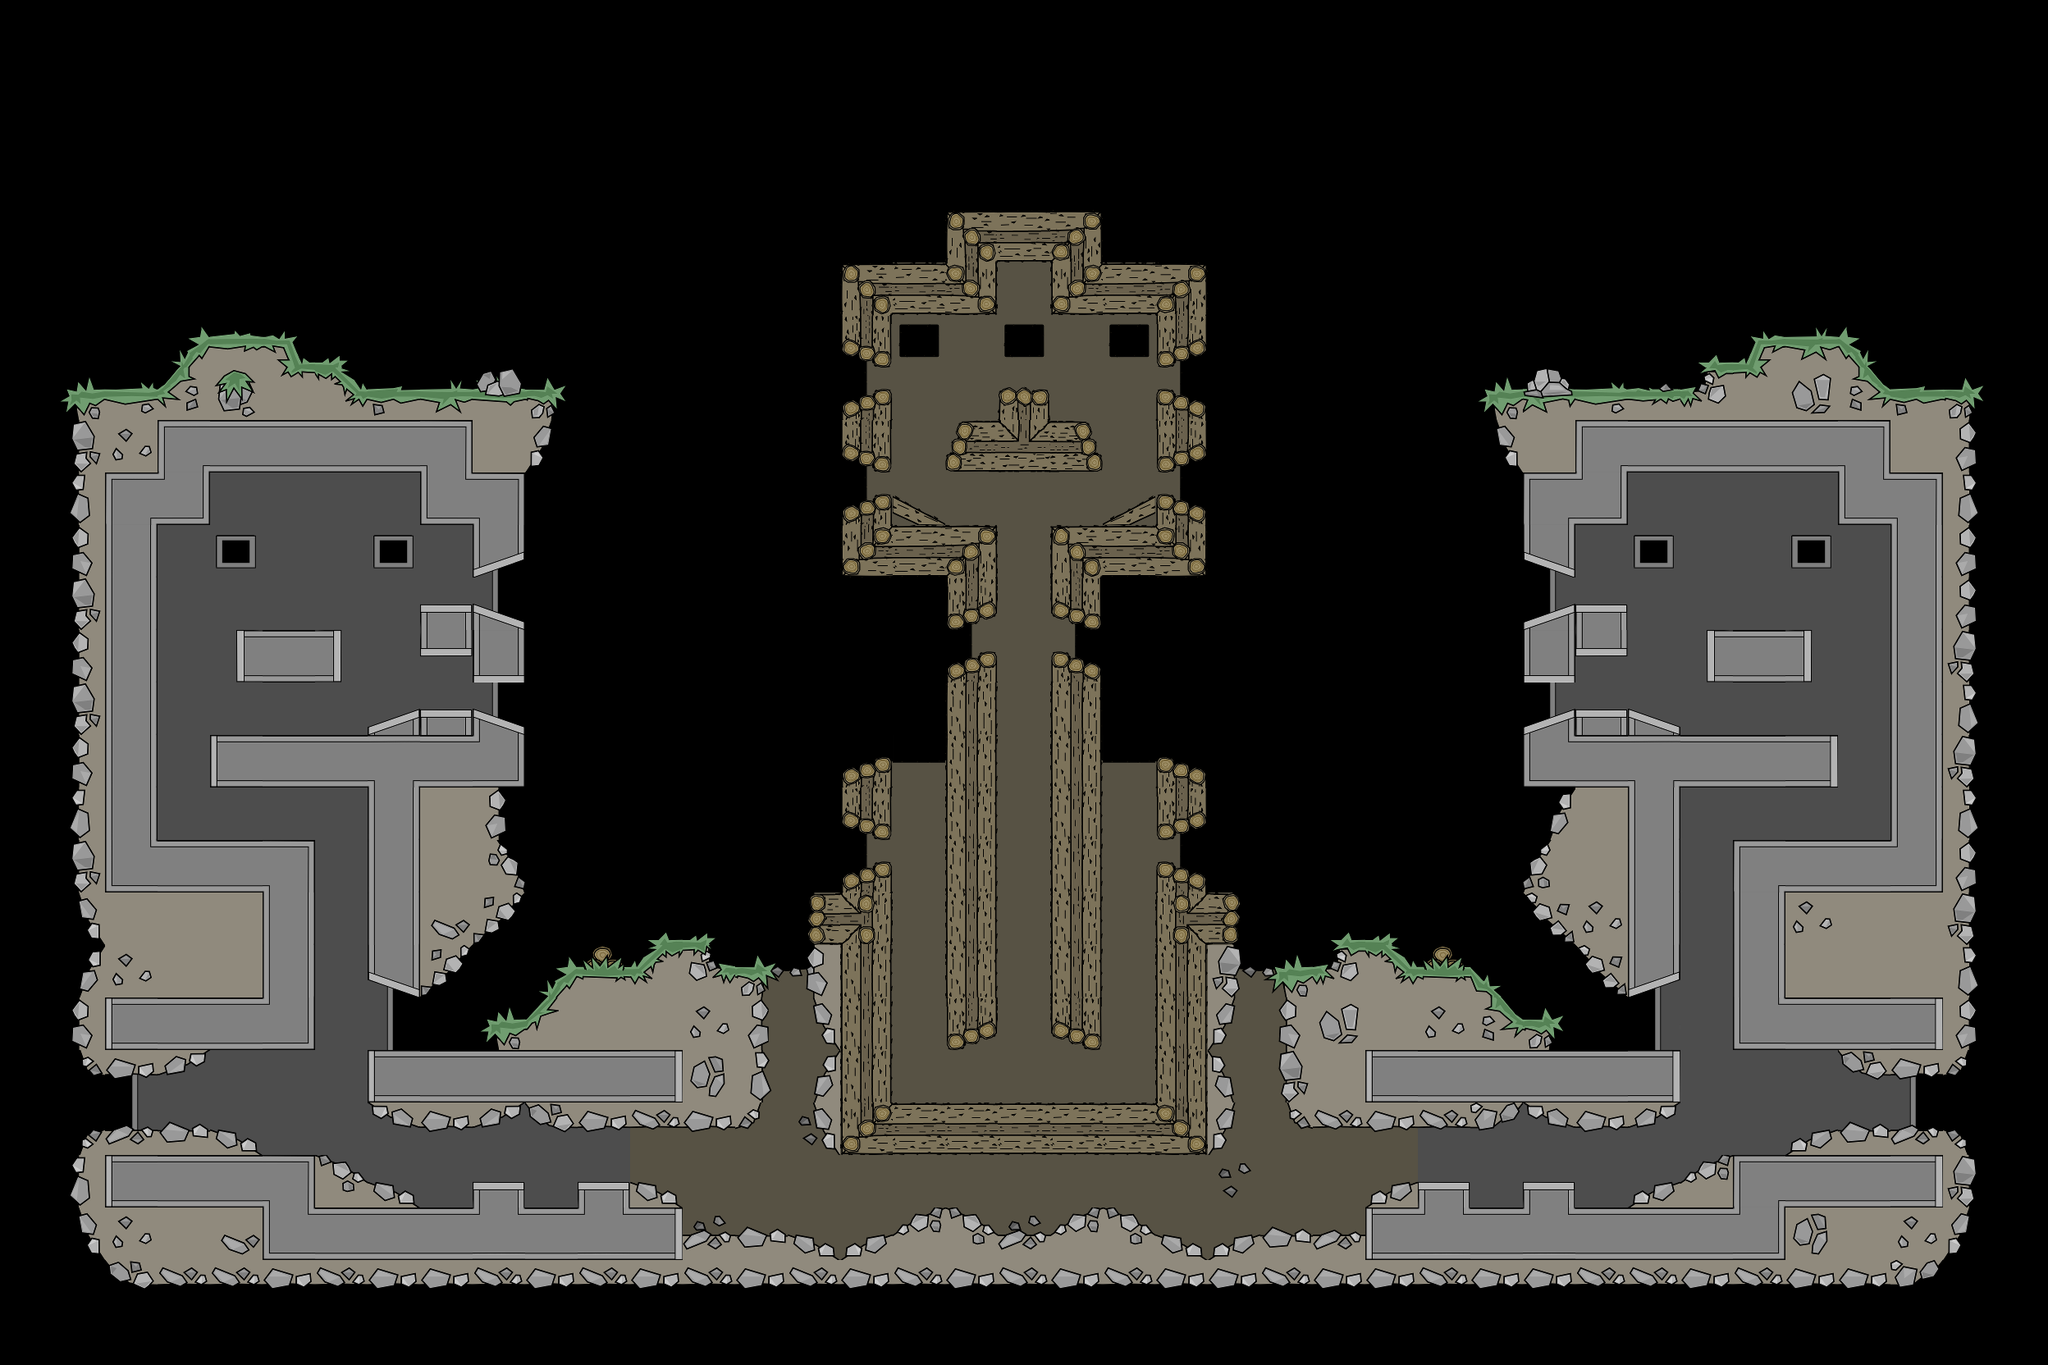

The image is a tile-based game level rendered from a .tmx file. Its description and source (layers, tilesets, objects; grid data summarised) follow:
An orthogonal 39x26 tile map with 64x64 px tiles, 2 tile layers (tilebg, tile) and 26 objects (2x sp_p_05, wp_p_00, wp_p_01, sp_p_00, sp_p_01, ...).

<map version="1.0" orientation="orthogonal" width="39" height="26" tilewidth="64" tileheight="64">
 <tileset firstgid="1" source="t64_new.tsx" />
 <layer name="tilebg" width="39" height="26">
  <data>[1014 cells, 302 non-empty, 18 distinct tile ids]</data>
 </layer>
 <layer name="tile" width="39" height="26">
  <data>[1014 cells, 420 non-empty, 101 distinct tile ids]</data>
 </layer>
 <objectgroup name="objects" width="39" height="26">
  <object name="wp_p_00" x="303" y="377">
   <properties>
    <property name="weapon" value="m93ba,smaw,m16" />
   </properties>
  </object>
  <object name="wp_p_01" x="2201" y="377">
   <properties>
    <property name="weapon" value="m93ba,smaw,m16" />
   </properties>
  </object>
  <object name="sp_p_00" x="2148" y="1348" />
  <object name="sp_p_01" x="350" y="1343" />
  <object name="sp_p_02" x="353" y="611" />
  <object name="sp_p_03" x="2142" y="607" />
  <object name="sp_p_04" x="1248" y="18" />
  <object name="sp_p_05" x="1249" y="1446" />
  <object name="sp_p_05" x="2143" y="35" />
  <object name="sp_p_06" x="352" y="34" />
  <object name="wp_p_04" x="2144" y="742">
   <properties>
    <property name="weapon" value="magnum,mp5,m14,phasr" />
   </properties>
  </object>
  <object name="wp_p_02" x="351" y="743">
   <properties>
    <property name="weapon" value="magnum,mp5,m14,phasr" />
   </properties>
  </object>
  <object name="wp_p_03" x="1825" y="1446">
   <properties>
    <property name="weapon" value="ak47,mp5,shotgun" />
   </properties>
  </object>
  <object name="wp_p_05" x="674" y="1444">
   <properties>
    <property name="weapon" value="ak47,mp5,shotgun" />
   </properties>
  </object>
  <object name="wp_p_06" x="1249" y="1471">
   <properties>
    <property name="weapon" value="m16,mp5,riot,proxynade" />
   </properties>
  </object>
  <object name="wp_p_07" x="546" y="1250">
   <properties>
    <property name="weapon" value="shotgun,magnum,emp" />
   </properties>
  </object>
  <object name="wp_p_08" x="1952" y="1247">
   <properties>
    <property name="weapon" value="shotgun,magnum,emp" />
   </properties>
  </object>
  <object name="wp_p_09" x="1249" y="1312">
   <properties>
    <property name="weapon" value="smaw,m93ba,phasr,flame" />
   </properties>
  </object>
  <object name="wp_p_10" x="1249" y="228">
   <properties>
    <property name="weapon" value="boosttank,healthpack,riot,flame" />
   </properties>
  </object>
  <object name="wp_p_11" x="1407" y="286">
   <properties>
    <property name="period" value="20" />
    <property name="weapon" value="gasnade,fragnade,proxynade" />
   </properties>
  </object>
  <object name="wp_p_12" x="1589" y="1142">
   <properties>
    <property name="period" value="20" />
    <property name="weapon" value="fragnade,gasnade" />
   </properties>
  </object>
  <object name="wp_p_14" x="905" y="1148">
   <properties>
    <property name="period" value="20" />
    <property name="weapon" value="fragnade,gasnade" />
   </properties>
  </object>
  <object name="wp_p_20" x="1664" y="1102">
   <properties>
    <property name="weapon" value="healthpack,boosttank" />
   </properties>
  </object>
  <object name="wp_p_21" x="832" y="1104">
   <properties>
    <property name="weapon" value="healthpack,boosttank" />
   </properties>
  </object>
  <object name="wp_p_25" x="1090" y="286">
   <properties>
    <property name="period" value="20" />
    <property name="weapon" value="fragnade,gasnade,proxynade" />
   </properties>
  </object>
  <object name="wp_p_26" x="1248" y="444">
   <properties>
    <property name="weapon" value="boosttank,machete,riot,emp" />
   </properties>
  </object>
 </objectgroup>
</map>
